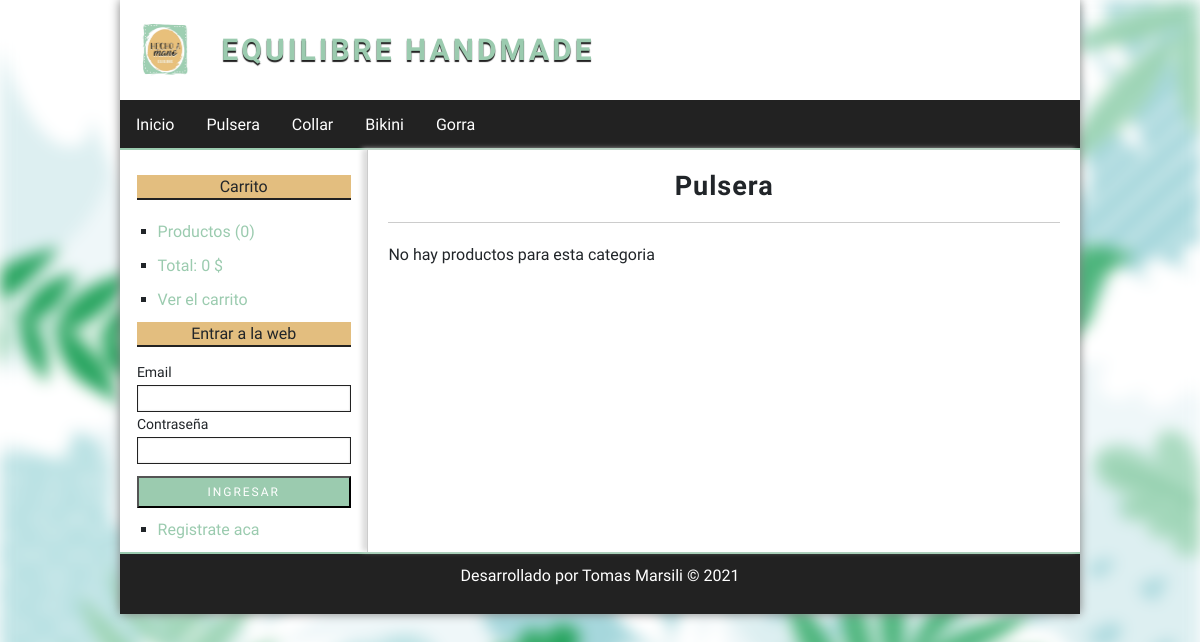
The page /categoria/ver&id=1 on the database its author committed.
### tables this page shows
CREATE TABLE categorias (
id      int(255) auto_increment not null,
nombre  varchar(100) not null,
CONSTRAINT pk_categorias PRIMARY KEY(id)
);

### config/db.php (called while the page is built)
<?php
class Database{
    public static function connect(){
        try {
            $db = new PDO("mysql:host=localhost;dbname=tienda_equilibre", "root", "");
            $db->setAttribute(PDO::ATTR_ERRMODE, PDO::ERRMODE_EXCEPTION);
            $db->exec("SET CHARACTER SET utf8");
        } catch (PDOException $e) {
            die("Error en la conexion: " . $e->getMessage());
        }
        return $db;
    }
}

### helpers/utils.php (called while the page is built, shortened)
<?php
class Utils {
    public static function mostrarCategorias() {
        require_once 'models/categoria.php';
        $categorias = new Categoria();
        $categorias = $categorias->getAll();
        return $categorias;
    }
}

### models/Categoria.php (called while the page is built, shortened)
<?php
class Categoria {
    private $id;
    private $db;
    function __construct() {
        $this->db = Database::connect();
    }
    function getId() {
        return $this->id;
    }
    function setId($id) {
        $this->id = $id;
    }
    function getAll(){
        $sql = "SELECT * FROM categorias";
        $stmt = $this->db->prepare($sql);
        $stmt->execute();
        $categorias = $stmt->fetchAll(PDO::FETCH_OBJ);
        return $categorias;
    }
    function getOne(){
        $sql = "SELECT * FROM categorias WHERE id = :id";
        $stmt = $this->db->prepare($sql);
        $stmt->execute(array(':id' => $this->getId()));
        $categoria = $stmt->fetch(PDO::FETCH_OBJ);
        return $categoria;
    }
}

### controllers/CategoriaController.php (called while the page is built, shortened)
<?php
require_once 'models/Categoria.php';
require_once 'models/Producto.php';
class categoriaController {
    public function ver(){
        if (isset($_GET['id'])) {
            $id = $_GET['id'];
            $categoria = new Categoria();
            $categoria->setId($id);
            $categoria = $categoria->getOne();
            $producto = new Producto();
            $producto->setCategoria_id($id);
            $productos = $producto->getAllCategory();
        }
        require_once 'views/categoria/ver.php';
    }
}

### models/Producto.php (called while the page is built, shortened)
<?php
class Producto {
    private $categoria_id;
    private $db;
    function __construct() {
        $this->db = Database::connect();
    }
    function getCategoria_id() {
        return $this->categoria_id;
    }
    function setCategoria_id($categoria_id) {
        $this->categoria_id = $categoria_id;
    }
    public function getAllCategory() {
        $sql = "SELECT p.*, c.nombre AS 'catnombre' FROM productos p "
        . "INNER JOIN categorias c ON c.id = p.categoria_id "
        . "WHERE p.categoria_id = :categoria "
        . "ORDER BY id DESC";
        $stmt = $this->db->prepare($sql);
        $stmt->execute(array(':categoria' => $this->getCategoria_id()));
        $productos = $stmt->fetchAll(PDO::FETCH_OBJ);
        return $productos;
    }
}

### views/categoria/ver.php (the view, shortened to what this page needs)
<?php if (isset($categoria)) : ?>
    <h1><?= $categoria->nombre ?></h1>
    <?php if (count($productos) == 0) : ?>
        <p>No hay productos para esta categoria</p>
    <?php endif; ?>
<?php else: ?>
    <h1>La categoria no existe</h1>
<?php endif; ?>

### views/layouts/header.php (shortened to what this page needs)
<!DOCTYPE html>
<html lang="es">
    <head>
        <link rel="stylesheet" href="https://maxcdn.bootstrapcdn.com/bootstrap/4.0.0/css/bootstrap.min.css">
        <link rel="stylesheet" href="<?= url_base ?>assets/css/styles.css">
    </head>
    <body>
        <div id="container">
            <header id="header">
                <div id="logo">
                    <img src="<?= url_base ?>assets/img/logo.png" alt="Equilibre logo">
                    <a href="<?= url_base ?>">
                        Equilibre Handmade
                    </a>
                </div>
            </header>
            <?php $categorias = Utils::mostrarCategorias();?>
            <nav id="menu">
                <ul>
                    <li><a href="<?= url_base?>">Inicio</a></li>
                    <?php foreach($categorias as $cat): ?>
                    <li><a href="<?= url_base?>categoria/ver&id=<?=$cat->id?>"><?= $cat->nombre ?></a></li>
                    <?php endforeach; ?>
                </ul>
            </nav>
            <div id="content">

### assets/css/styles.css (style rules this page uses)
* { margin: 0; padding: 0; box-sizing: border-box; font-family: 'Merienda One', cursive; }
body:before { content: ""; position: absolute; background: url(../img/background.jpg); background-size: cover; z-index: -1; height: 100%; width: 100%; filter: blur(8px); -webkit-filter: blur(8px); }
a { color: #9BCBAF; text-decoration: none; }
#container { width: 80%; margin: 0 auto; box-shadow: 0px 0px 10px grey; }
#header { width: 100%; height: 100px; background: #FFFFFF; }
#logo { line-height: 100px; display: flex; align-items: center; margin-left: 20px; }
#logo img { height: 60px; }
#logo a { font-size: 30px; letter-spacing: 3px; text-decoration: none; text-transform: uppercase; font-weight: bold; margin-left: 30px; text-shadow: 0px 2px 1px #222222; }
#menu { height: 50px; background: #222; color: white; border-bottom: 2px solid #9BCBAF; }
#menu ul { list-style: none; margin: 0 auto; display: flex; flex-direction: row; }
#menu ul li { line-height: 50px; }
#menu a { display: block; color: white; padding-left: 16px; padding-right: 16px; text-decoration: none; transition: all 200ms; }
#content { width: 100%; margin: 0 auto; display: flex; flex-direction: row; background: #ffffff; }
#central h1 { font-size: 27px; font-family: 'Merienda One', cursive; text-align: center; font-weight: bold; letter-spacing: 1px; border-bottom: 1px solid #ccc; margin-bottom: 20px; padding: 20px; padding-top: 0; }

### rows shown on the page
categorias: nombre "Pulsera"
categorias: nombre "Collar"
categorias: nombre "Bikini"
categorias: nombre "Gorra"

### other values the page prints
$stats['count'] "0"
$stats['total'] "0"
